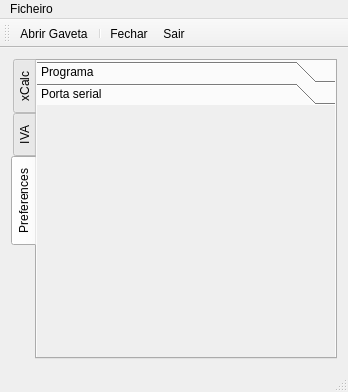
<ui version="4.0" >
 <class>MainWindowClass</class>
 <widget class="QMainWindow" name="MainWindowClass" >
  <property name="geometry" >
   <rect>
    <x>0</x>
    <y>0</y>
    <width>348</width>
    <height>392</height>
   </rect>
  </property>
  <property name="windowTitle" >
   <string>MainWindow</string>
  </property>
  <property name="windowIcon" >
   <iconset resource="res/res.qrc" >
    <normaloff>:/xcalc.svg</normaloff>:/xcalc.svg</iconset>
  </property>
  <widget class="QWidget" name="centralWidget" >
   <layout class="QGridLayout" name="gridLayout_2" >
    <item row="0" column="0" >
     <widget class="QTabWidget" name="tabWidget" >
      <property name="tabPosition" >
       <enum>QTabWidget::West</enum>
      </property>
      <property name="tabShape" >
       <enum>QTabWidget::Rounded</enum>
      </property>
      <property name="currentIndex" >
       <number>2</number>
      </property>
      <widget class="CalcPanel" name="tab_3" >
       <attribute name="title" >
        <string>xCalc</string>
       </attribute>
      </widget>
      <widget class="IvaPanel" name="tab_2" >
       <attribute name="title" >
        <string>IVA</string>
       </attribute>
      </widget>
      <widget class="QWidget" name="tab" >
       <attribute name="title" >
        <string>Preferences</string>
       </attribute>
       <layout class="QGridLayout" name="gridLayout" >
        <property name="sizeConstraint" >
         <enum>QLayout::SetMaximumSize</enum>
        </property>
        <property name="margin" >
         <number>0</number>
        </property>
        <property name="spacing" >
         <number>0</number>
        </property>
        <item row="0" column="0" >
         <widget class="QToolBox" name="toolBox" >
          <property name="currentIndex" >
           <number>1</number>
          </property>
          <property name="tabSpacing" >
           <number>0</number>
          </property>
          <widget class="QWidget" name="page" >
           <property name="geometry" >
            <rect>
             <x>0</x>
             <y>0</y>
             <width>303</width>
             <height>250</height>
            </rect>
           </property>
           <attribute name="label" >
            <string>Programa</string>
           </attribute>
           <layout class="QGridLayout" name="gridLayout_5" >
            <item row="0" column="0" >
             <widget class="QCheckBox" name="chAlwaysOnTop" >
              <property name="text" >
               <string>Sempre visivel no topo?</string>
              </property>
             </widget>
            </item>
            <item row="1" column="0" >
             <spacer name="verticalSpacer_2" >
              <property name="orientation" >
               <enum>Qt::Vertical</enum>
              </property>
              <property name="sizeHint" stdset="0" >
               <size>
                <width>20</width>
                <height>205</height>
               </size>
              </property>
             </spacer>
            </item>
           </layout>
          </widget>
          <widget class="SerialPanel" name="page_2" >
           <property name="geometry" >
            <rect>
             <x>0</x>
             <y>0</y>
             <width>303</width>
             <height>250</height>
            </rect>
           </property>
           <attribute name="label" >
            <string>Porta serial</string>
           </attribute>
           <layout class="QGridLayout" name="gridLayout_4" />
          </widget>
         </widget>
        </item>
       </layout>
      </widget>
     </widget>
    </item>
   </layout>
  </widget>
  <widget class="QMenuBar" name="menuBar" >
   <property name="geometry" >
    <rect>
     <x>0</x>
     <y>0</y>
     <width>348</width>
     <height>21</height>
    </rect>
   </property>
   <widget class="QMenu" name="menuFile" >
    <property name="title" >
     <string>Ficheiro</string>
    </property>
    <addaction name="actionAbrirGaveta" />
    <addaction name="actionClose" />
    <addaction name="separator" />
    <addaction name="actionQuit" />
   </widget>
   <addaction name="menuFile" />
  </widget>
  <widget class="QToolBar" name="mainToolBar" >
   <attribute name="toolBarArea" >
    <enum>TopToolBarArea</enum>
   </attribute>
   <attribute name="toolBarBreak" >
    <bool>false</bool>
   </attribute>
   <addaction name="actionAbrirGaveta" />
   <addaction name="separator" />
   <addaction name="actionClose" />
   <addaction name="actionQuit" />
  </widget>
  <widget class="QStatusBar" name="statusBar" />
  <action name="actionClose" >
   <property name="icon" >
    <iconset resource="res/res.qrc" >
     <normaloff>:/dialog-close.svg</normaloff>:/dialog-close.svg</iconset>
   </property>
   <property name="text" >
    <string>Fechar</string>
   </property>
  </action>
  <action name="actionQuit" >
   <property name="icon" >
    <iconset resource="res/res.qrc" >
     <normaloff>:/application-exit.svg</normaloff>:/application-exit.svg</iconset>
   </property>
   <property name="text" >
    <string>Sair</string>
   </property>
  </action>
  <action name="actionRestore" >
   <property name="icon" >
    <iconset resource="res/res.qrc" >
     <normaloff>:/view-fullscreen.svg</normaloff>:/view-fullscreen.svg</iconset>
   </property>
   <property name="text" >
    <string>Restore</string>
   </property>
  </action>
  <action name="actionAbrirGaveta" >
   <property name="icon" >
    <iconset resource="res/res.qrc" >
     <normaloff>:/mail-receive.svg</normaloff>:/mail-receive.svg</iconset>
   </property>
   <property name="text" >
    <string>Abrir Gaveta</string>
   </property>
  </action>
 </widget>
 <layoutdefault spacing="6" margin="11" />
 <customwidgets>
  <customwidget>
   <class>IvaPanel</class>
   <extends>QWidget</extends>
   <header location="global" >ivapanel.h</header>
   <container>1</container>
  </customwidget>
  <customwidget>
   <class>CalcPanel</class>
   <extends>QWidget</extends>
   <header location="global" >calcpanel.h</header>
   <container>1</container>
  </customwidget>
  <customwidget>
   <class>SerialPanel</class>
   <extends>QWidget</extends>
   <header location="global" >serialpanel.h</header>
   <container>1</container>
  </customwidget>
 </customwidgets>
 <resources>
  <include location="res/res.qrc" />
 </resources>
 <connections>
  <connection>
   <sender>actionClose</sender>
   <signal>triggered()</signal>
   <receiver>MainWindowClass</receiver>
   <slot>close()</slot>
   <hints>
    <hint type="sourcelabel" >
     <x>-1</x>
     <y>-1</y>
    </hint>
    <hint type="destinationlabel" >
     <x>119</x>
     <y>136</y>
    </hint>
   </hints>
  </connection>
  <connection>
   <sender>actionRestore</sender>
   <signal>triggered()</signal>
   <receiver>MainWindowClass</receiver>
   <slot>showNormal()</slot>
   <hints>
    <hint type="sourcelabel" >
     <x>-1</x>
     <y>-1</y>
    </hint>
    <hint type="destinationlabel" >
     <x>166</x>
     <y>164</y>
    </hint>
   </hints>
  </connection>
  <connection>
   <sender>actionQuit</sender>
   <signal>triggered()</signal>
   <receiver>MainWindowClass</receiver>
   <slot>quit()</slot>
   <hints>
    <hint type="sourcelabel" >
     <x>-1</x>
     <y>-1</y>
    </hint>
    <hint type="destinationlabel" >
     <x>166</x>
     <y>164</y>
    </hint>
   </hints>
  </connection>
 </connections>
 <slots>
  <slot>quit()</slot>
 </slots>
</ui>
